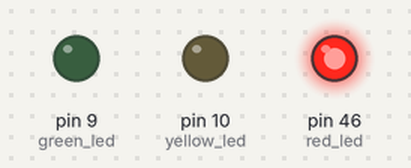
Simulated run of this sketch. Board: Arduino Mega 2560, built with avr-gcc and run on an emulated ATmega2560. On the bench: output pins drawn as LEDs (lit = HIGH).

Above: at 2.5 s.
At 5.5 s:
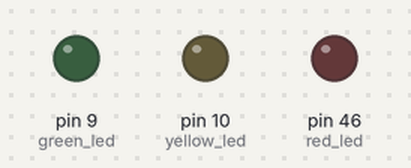
At 8.5 s:
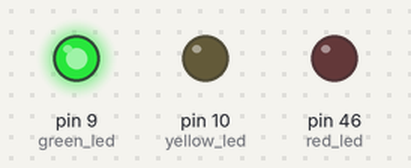
At 12.85 s:
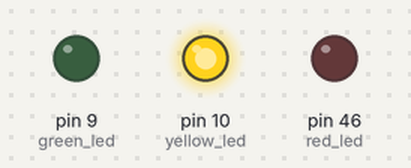
Timing chart, 0 to 16.9 s (numbered marks = the images above):
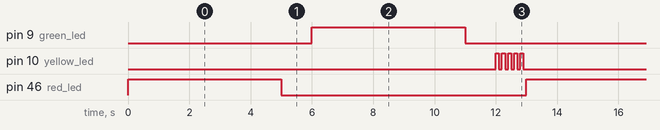

Measured:
- by itself, pin 9 (green_led), pin 46 (red_led): alternates HIGH for 5.0 s and LOW for 8.0 s
- by itself, pin 10 (yellow_led): repeats every 13.0 s: 4 × (LOW 0.10 s, HIGH 0.10 s), LOW 12.1 s, HIGH 0.10 s
- by itself, everything shown: repeats every 13.0 s, in 14 steps

The sketch:

lab1.ino
```cpp
// 姓名：林琛琛
// 學號：312552024
// 題目：紅燈5秒，綠燈5秒，黃燈2秒，其中黃燈閃爍速率為每0.1秒交替發光與熄滅


// 設置綠、紅、黃燈位置參數
int green_led = 9;
int red_led = 46;
int yellow_led = 10;

// 將 pin 設為輸出模式
void setup() {
  pinMode(green_led, OUTPUT);
  pinMode(red_led, OUTPUT);
  pinMode(yellow_led, OUTPUT);
}

// 執行程式主體
void loop() {
  // 紅燈亮五秒鐘後熄滅一秒鐘
  digitalWrite(red_led, HIGH);
  delay(5000);
  digitalWrite(red_led, LOW);
  delay(1000);

  // 綠燈亮五秒鐘後熄滅一秒鐘
  digitalWrite(green_led, HIGH);
  delay(5000);
  digitalWrite(green_led, LOW);
  delay(1000);

  // 讓黃燈不斷發光熄滅
  digitalWrite(yellow_led, LOW);
  for (int i = 0; i < 10; i++) // 重複以下行為 10 次
  {
    digitalWrite(yellow_led, !digitalRead(yellow_led)); // 如果原本亮，就熄滅；否則就發亮
    delay(100); // 停 0.1 秒鐘
  }
}
```
